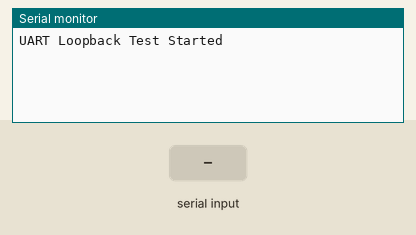
The sketch below on a simulated ESP32. Parts: the last lines printed to the serial monitor. Inputs (shaded band) come from the test bench.

Above: at 6.3 s.
6.4 s: "1" received over the second serial link
At 10.2 s:
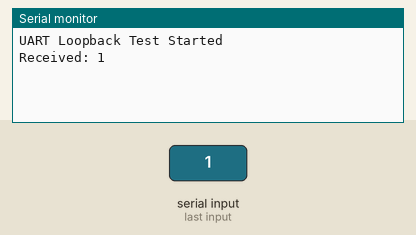
10.5 s: "0" received over the second serial link
At 13.0 s:
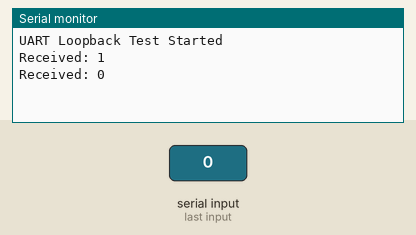
13.9 s: "2" received over the second serial link
At 17.0 s:
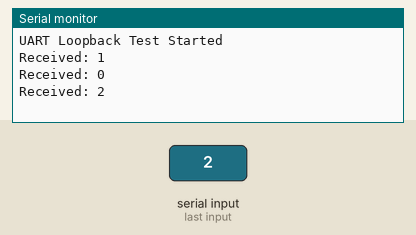

Measured:
- after the input at 6.4 s, the serial monitor: prints a new line after 2.6 s (image 1)
- after the input at 10.5 s, the serial monitor: prints a new line after 2.0 s (image 2)
- after the input at 13.9 s, the serial monitor: prints a new line after 2.1 s (image 3)

The sketch:

uart_test.ino
```cpp
void setup() {
  Serial.begin(115200);              // USB serial (monitor)
  Serial2.begin(9600, SERIAL_8N1, 16, 17); // UART2: RX=16, TX=17

  Serial.println("UART Loopback Test Started");
}

void loop() {
  // Send message
  Serial2.println("Hello from ESP32");

  delay(500);

  // Check if data received
  if (Serial2.available()) {
    String received = Serial2.readString();
    Serial.print("Received: ");
    Serial.println(received);
  }

  delay(2000);
}
```
